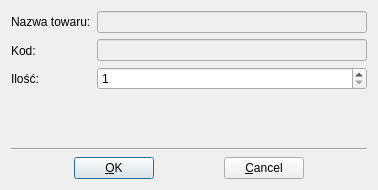
<?xml version="1.0" encoding="UTF-8"?>
<ui version="4.0">
 <class>ZmienIlosc</class>
 <widget class="QDialog" name="ZmienIlosc">
  <property name="geometry">
   <rect>
    <x>0</x>
    <y>0</y>
    <width>378</width>
    <height>190</height>
   </rect>
  </property>
  <property name="windowTitle">
   <string>Zmień ilość</string>
  </property>
  <layout class="QGridLayout">
   <item row="3" column="0">
    <layout class="QHBoxLayout">
     <item>
      <spacer>
       <property name="orientation">
        <enum>Qt::Horizontal</enum>
       </property>
       <property name="sizeType">
        <enum>QSizePolicy::Expanding</enum>
       </property>
       <property name="sizeHint" stdset="0">
        <size>
         <width>40</width>
         <height>20</height>
        </size>
       </property>
      </spacer>
     </item>
     <item>
      <widget class="QPushButton" name="okBtn">
       <property name="cursor">
        <cursorShape>PointingHandCursor</cursorShape>
       </property>
       <property name="text">
        <string>&amp;OK</string>
       </property>
       <property name="shortcut">
        <string>Alt+O</string>
       </property>
      </widget>
     </item>
     <item>
      <spacer>
       <property name="orientation">
        <enum>Qt::Horizontal</enum>
       </property>
       <property name="sizeType">
        <enum>QSizePolicy::Expanding</enum>
       </property>
       <property name="sizeHint" stdset="0">
        <size>
         <width>40</width>
         <height>20</height>
        </size>
       </property>
      </spacer>
     </item>
     <item>
      <widget class="QPushButton" name="cancelBtn">
       <property name="cursor">
        <cursorShape>PointingHandCursor</cursorShape>
       </property>
       <property name="text">
        <string>&amp;Cancel</string>
       </property>
       <property name="shortcut">
        <string>Alt+C</string>
       </property>
      </widget>
     </item>
     <item>
      <spacer>
       <property name="orientation">
        <enum>Qt::Horizontal</enum>
       </property>
       <property name="sizeType">
        <enum>QSizePolicy::Expanding</enum>
       </property>
       <property name="sizeHint" stdset="0">
        <size>
         <width>40</width>
         <height>20</height>
        </size>
       </property>
      </spacer>
     </item>
    </layout>
   </item>
   <item row="2" column="0">
    <widget class="Line" name="line2">
     <property name="frameShape">
      <enum>QFrame::HLine</enum>
     </property>
     <property name="frameShadow">
      <enum>QFrame::Sunken</enum>
     </property>
    </widget>
   </item>
   <item row="0" column="0">
    <layout class="QHBoxLayout">
     <item>
      <layout class="QVBoxLayout">
       <item>
        <widget class="QLabel" name="textLabel1">
         <property name="text">
          <string>Nazwa towaru:</string>
         </property>
         <property name="wordWrap">
          <bool>false</bool>
         </property>
        </widget>
       </item>
       <item>
        <widget class="QLabel" name="textLabel1_2">
         <property name="text">
          <string>Kod:</string>
         </property>
         <property name="wordWrap">
          <bool>false</bool>
         </property>
        </widget>
       </item>
       <item>
        <widget class="QLabel" name="textLabel2">
         <property name="text">
          <string>Ilość:</string>
         </property>
         <property name="wordWrap">
          <bool>false</bool>
         </property>
        </widget>
       </item>
      </layout>
     </item>
     <item>
      <layout class="QVBoxLayout">
       <item>
        <widget class="QLineEdit" name="nameTow">
         <property name="enabled">
          <bool>false</bool>
         </property>
         <property name="font">
          <font>
           <weight>75</weight>
           <bold>true</bold>
          </font>
         </property>
         <property name="readOnly">
          <bool>true</bool>
         </property>
        </widget>
       </item>
       <item>
        <widget class="QLineEdit" name="codeTow">
         <property name="enabled">
          <bool>false</bool>
         </property>
         <property name="font">
          <font>
           <weight>75</weight>
           <bold>true</bold>
          </font>
         </property>
         <property name="readOnly">
          <bool>true</bool>
         </property>
        </widget>
       </item>
       <item>
        <widget class="QSpinBox" name="spinAmount">
         <property name="minimum">
          <number>1</number>
         </property>
         <property name="maximum">
          <number>999999</number>
         </property>
        </widget>
       </item>
      </layout>
     </item>
    </layout>
   </item>
   <item row="1" column="0">
    <spacer>
     <property name="orientation">
      <enum>Qt::Vertical</enum>
     </property>
     <property name="sizeType">
      <enum>QSizePolicy::Expanding</enum>
     </property>
     <property name="sizeHint" stdset="0">
      <size>
       <width>20</width>
       <height>41</height>
      </size>
     </property>
    </spacer>
   </item>
  </layout>
 </widget>
 <layoutdefault spacing="6" margin="11"/>
 <pixmapfunction>qPixmapFromMimeSource</pixmapfunction>
 <resources/>
 <connections>
  <connection>
   <sender>cancelBtn</sender>
   <signal>clicked()</signal>
   <receiver>ZmienIlosc</receiver>
   <slot>close()</slot>
   <hints>
    <hint type="sourcelabel">
     <x>20</x>
     <y>20</y>
    </hint>
    <hint type="destinationlabel">
     <x>20</x>
     <y>20</y>
    </hint>
   </hints>
  </connection>
  <connection>
   <sender>okBtn</sender>
   <signal>clicked()</signal>
   <receiver>ZmienIlosc</receiver>
   <slot>accept()</slot>
   <hints>
    <hint type="sourcelabel">
     <x>20</x>
     <y>20</y>
    </hint>
    <hint type="destinationlabel">
     <x>20</x>
     <y>20</y>
    </hint>
   </hints>
  </connection>
 </connections>
</ui>
